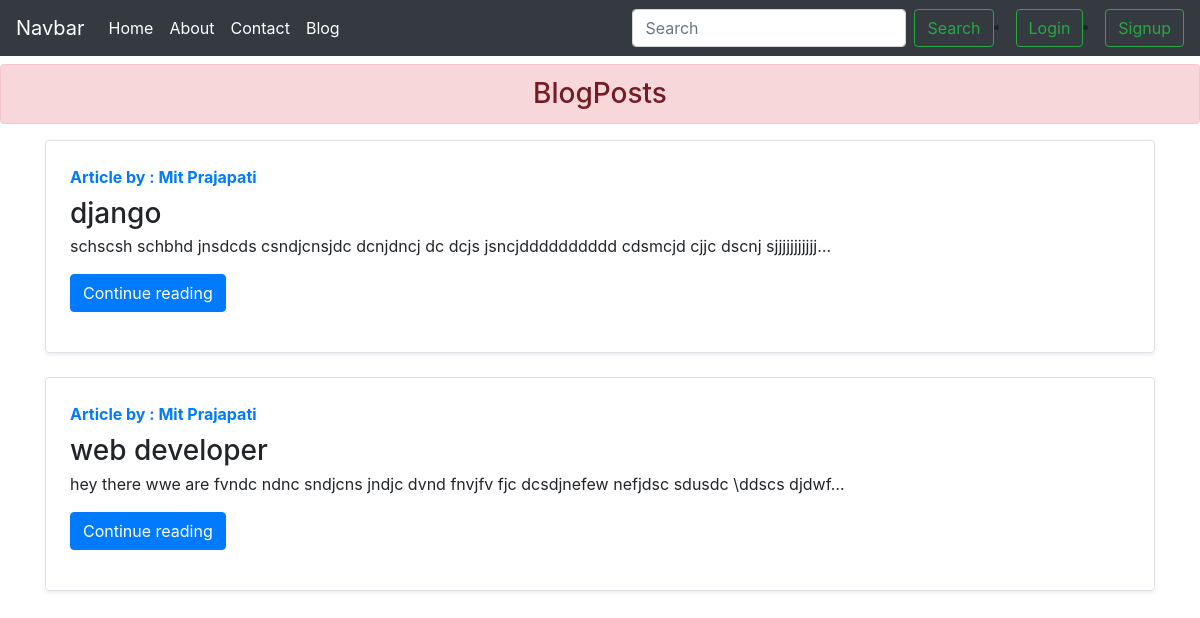
Screenshot of /blog/ with the database file from the repository.
### blog/models.py (models this page shows, shortened)
class Post(models.Model):
    srno = models.AutoField(primary_key=True)
    title = models.CharField(max_length=50)
    author = models.CharField(max_length=50)
    content = models.TextField(max_length=500)
    timeStamp = models.DateTimeField(auto_now_add=True,blank=True)
    slug = models.CharField(max_length=100,default=True)

### blog/views.py (the view)
# urls.py: path('',views.BlogHome.as_view(),name='bloghome'),
class BlogHome(TemplateView):
    template_name = 'blog/bloghome.html'
    def get_context_data(self, **kwargs):
        context = super().get_context_data(**kwargs)
        allposts = Post.objects.all()
        context = {'allposts' : allposts}
        return context

### templates/blog/bloghome.html (shortened to what this page needs)
{% extends 'home/base.html' %}
{% block body %}
<h3 class="text-center alert alert-danger my-2">BlogPosts</h3>
<div class="container">
    {% for post in allposts %}
    <div
        class="my-3 row no-gutters border rounded overflow-hidden flex-md-row mb-4 shadow-sm h-md-250 position-relative">
        <div class="col p-4 d-flex flex-column position-static">
            <strong class="d-inline-block mb-2 text-primary">Article by : {{post.author}}</strong>
            <h3 class="mb-0">{{post.title}}</h3>
            <p class="card-text mb-auto">{{post.content | truncatechars:100}}</p>
                <div class ="my-3">
                   <a href="/blog/{{post.slug}}" role="button" class="btn btn-primary"> Continue reading </a>
                </div>
        </div>
    </div>
    {% endfor %}
</div>
{% endblock body %}

### templates/home/base.html (shortened to what this page needs)
<!doctype html>
<html lang="en">
  <head>
    <link rel="stylesheet" href="https://cdn.jsdelivr.net/npm/bootstrap@4.6.1/dist/css/bootstrap.min.css">
  </head>
  <body>
    <nav class="navbar navbar-expand-lg navbar-dark bg-dark">
        <a class="navbar-brand" href="#">Navbar</a>
        <div class="collapse navbar-collapse" id="navbarSupportedContent">
          <ul class="navbar-nav mr-auto">
            <li class="nav-item active">
              <a class="nav-link" href="/">Home <span class="sr-only">(current)</span></a>
            </li>
            <li class="nav-item active">
              <a class="nav-link" href="{% url 'about' %}">About <span class="sr-only">(current)</span></a>
            </li>
            <li class="nav-item active">
              <a class="nav-link" href="{% url 'contact' %}">Contact <span class="sr-only">(current)</span></a>
            </li>
            <li class="nav-item active">
              <a class="nav-link" href="/blog">Blog<span class="sr-only">(current)</span></a>
            </li>
          </ul>
          <form class="form-inline my-2 my-lg-0 " method = "get" action="/search">
            <input class="form-control mr-sm-2" type="search" name='query' id="query" placeholder="Search" aria-label="Search">
            <button class="btn btn-outline-success my-2 my-sm-0" type="submit">Search</button>
          </form>
          <li class="nav-item active">
            <a class="btn btn-outline-success my-2 my-sm-0" type="submit" href="{% url 'login' %}">Login</a>
          </li>
          <li class="nav-item active">
            <a class="btn btn-outline-success my-2 my-sm-0" type="submit" href="{% url 'signup' %}">Signup</a>
          </li>
        </div>
      </nav>
      {% block body %}{% endblock body %}
  </body>
</html>

### rows the page displays
Post: author "Mit Prajapati", title "django", content "schscsh schbhd jnsdcds csndjcnsjdc dcnjdncj dc dcjs jsncjdddddddddd cdsmcjd cjjc dscnj sjjjjjjjjjjj…"
Post: author "Mit Prajapati", title "web developer", content "hey there wwe are fvndc ndnc sndjcns jndjc dvnd fnvjfv fjc dcsdjnefew nefjdsc sdusdc \\ddscs djdwf…"
